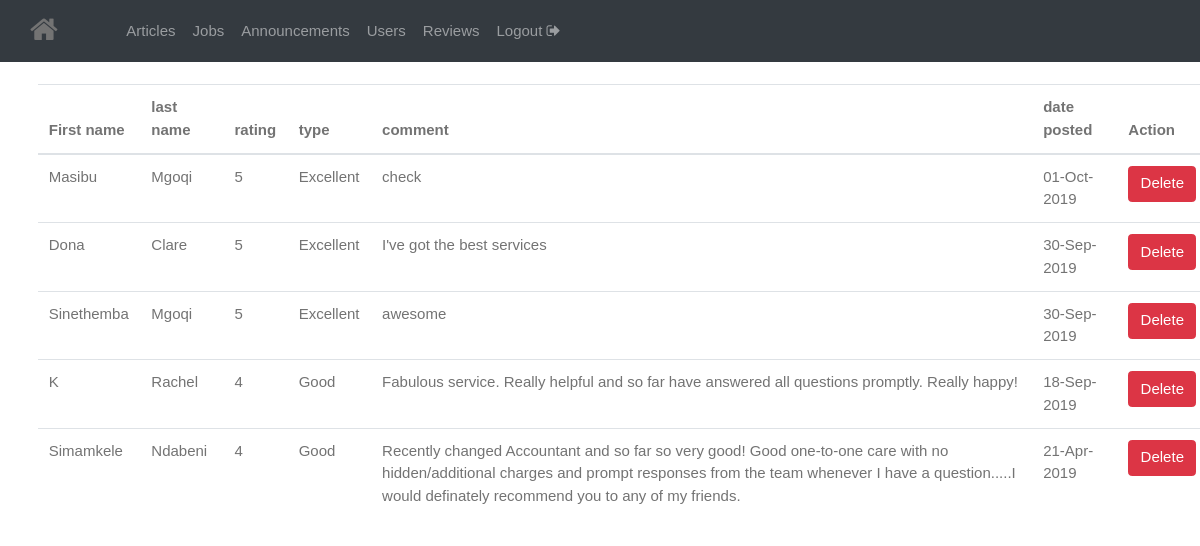
Screenshot of /pages/view_reviews.php (signed in) with the database file from the repository.
### tables this page shows
CREATE TABLE `reviews` (
  `REV_ID` int(11) NOT NULL,
  `REV_FIRSTNAME` varchar(100) DEFAULT NULL,
  `REV_LASTNAME` varchar(100) DEFAULT NULL,
  `RATE_ID` int(11) NOT NULL,
  `REV_COMMENT` text DEFAULT NULL,
  `REV_DATE` datetime NOT NULL
);

CREATE TABLE `ratings` (
  `RATE_ID` int(11) NOT NULL,
  `RATE_VALUE` int(11) NOT NULL,
  `RATE_TYPE` varchar(20) NOT NULL
);

### models/class/admin.php (called while the page is built, shortened)
<?php
class Admin{
    private $con;
    public function __construct(){
        $conn = new Connect();
        $sql = $conn->connect();
        $this->con = $sql;
    }
    public function getReviews()
    {
        $result = $this->con->query('SELECT * FROM reviews r, ratings rs WHERE r.RATE_ID = rs.RATE_ID ORDER BY r.REV_DATE DESC');
        while ($row = $result->fetch(PDO::FETCH_ASSOC)) {
            $reviews[] = $row;
        }
        return $reviews;
         $this->con = null;
    }
}

### pages/view_reviews.php (the view, shortened to what this page needs)
<?php
 include '../partials/header.php'
 ?>
   <div class=" container-fluid mt-4 ml-4">
      <?php
         require('../models/class/admin.php');
         $rev = new Admin();
         if(sizeof($rev->getReviews()) > 0)
         {
      ?>
   <table class="table table-responsive-sm">
      <thead>
         <th scope="col">First name</th>
         <th scope="col">last name</th>
         <th scope="col">rating</th>
         <th scope="col">type</th>
         <th scope="col">comment</th>
         <th scope="col">date posted</th>
         <th scope="col">Action</th>
      </thead>
      <tbody>
         <?php
            foreach($rev->getReviews() as $rev)
            {
         ?>
         <tr>
            <td><?php print($rev['REV_FIRSTNAME'])?></td>
            <td><?php print($rev['REV_LASTNAME'])?></td>
            <td><?php print($rev['RATE_ID'])?></td>
            <td><?php print($rev['RATE_TYPE'])?></td>
            <td><?php print($rev['REV_COMMENT'])?></td>
            <td><?php print(date('d-M-Y', strtotime($rev['REV_DATE'])))?></td>
            <td>
                  <a href="../models/controller.php?rev_id=<?php print($rev['REV_ID'])?>" class="btn btn-danger">Delete
                  </a>
            </td>
         </tr>
         <?php
            }
         ?>
      </tbody>
   </table>
      <?php
         }
      ?>
   </div>
<?php include '../partials/footer.php'?>

### partials/header.php (shortened to what this page needs)
<!DOCTYPE html>
<html>
   <link rel="stylesheet" href="https://maxcdn.bootstrapcdn.com/bootstrap/4.0.0/css/bootstrap.min.css">
   <link rel="stylesheet" type="text/css" href="../public/css/mystyle.css">
   <link rel="stylesheet" type="text/css" href="../public/css/font-awesome/css/font-awesome.css">
   <link rel="stylesheet" type="text/css" href="../public/css/w3.css">
</head>
<body>
<?php include '../partials/navbar.php'?>

### partials/navbar.php (shortened to what this page needs)
<nav class="navbar navbar-expand-lg navbar-dark bg-dark">
   <a class="nav-link" href="../pages/admin.php">
     <i class="fa fa-home fa-2x"></i>
   </a>
   <div class="collapse navbar-collapse ml-5" id="navbarSupportedContent">
    <ul class="navbar-nav mr-auto">
      <li class="nav-item">
        <a class="nav-link btn btn-default" href="../pages/admin.php">
            Articles
        </a>
      </li>
      <li class="nav-item">
        <a class="nav-link btn btn-default" href="../pages/view_jobs.php">
            Jobs
        </a>
      </li>
      <li class="nav-item">
        <a class="nav-link btn btn-default text-right" href="../pages/announcements.php">
            Announcements</i>
        </a>
      </li>
      <li class="nav-item">
        <a class="nav-link btn btn-default" href="../pages/users.php">
            Users
        </a>
      </li>
      <li class="nav-item">
        <a class="nav-link btn btn-default text-right" href="../pages/view_reviews.php">
            Reviews</i>
        </a>
      </li>
      <li class="nav-item">
        <a class="nav-link btn btn-default text-right" href="../pages/logout.php">
            Logout&nbsp;<i class="fa fa-sign-out"></i>
        </a>
      </li>
    </ul>
   </div>
</nav>

### partials/footer.php (shortened to what this page needs)
</body>
</html>

### public/css/mystyle.css (style rules this page uses)
body { padding-top:0px; padding-bottom: 0px; font-family:'Raleway'; color:#737373; background-color: #fff; font-size:12px; line-height:25px; font-weight:500; }
a,a:hover { -webkit-transition:color .25s linear,background-color .15s linear .1s; transition:color .25s linear,background-color .15s linear .1s; }

### public/css/w3.css (style rules this page uses)
*,*:before,*:after { box-sizing:inherit }
html { -ms-text-size-adjust:100%;-webkit-text-size-adjust:100% }
body { margin:0 }
article,aside,details,figcaption,figure,footer,header,main,menu,nav,section,summary { display:block }
a { background-color:transparent;-webkit-text-decoration-skip:objects }
html,body { font-family:Verdana,sans-serif;font-size:15px;line-height:1.5 }
html { overflow-x:hidden }
a { color:inherit }

### rows the page displays
reviews: REV_FIRSTNAME "Masibu", REV_LASTNAME "Mgoqi", RATE_ID.RATE_ID "5", RATE_ID.RATE_TYPE "Excellent", REV_COMMENT "check", REV_DATE "01-Oct-2019"
reviews: REV_FIRSTNAME "Dona", REV_LASTNAME "Clare", RATE_ID.RATE_ID "5", RATE_ID.RATE_TYPE "Excellent", REV_COMMENT "I've got the best services", REV_DATE "30-Sep-2019"
reviews: REV_FIRSTNAME "Sinethemba", REV_LASTNAME "Mgoqi", RATE_ID.RATE_ID "5", RATE_ID.RATE_TYPE "Excellent", REV_COMMENT "awesome", REV_DATE "30-Sep-2019"
reviews: REV_FIRSTNAME "K", REV_LASTNAME "Rachel", RATE_ID.RATE_ID "4", RATE_ID.RATE_TYPE "Good", REV_COMMENT "Fabulous service. Really helpful and so far have answered all questions promptly. Really happy!", REV_DATE "18-Sep-2019"
reviews: REV_FIRSTNAME "Simamkele", REV_LASTNAME "Ndabeni", RATE_ID.RATE_ID "4", RATE_ID.RATE_TYPE "Good", REV_COMMENT "Recently changed Accountant and so far so very good! Good one-to-one care with no hidden/additional charges and prompt responses from the team whenever I have a question.....I would definately recommend you to any of my friends.", REV_DATE "21-Apr-2019"
